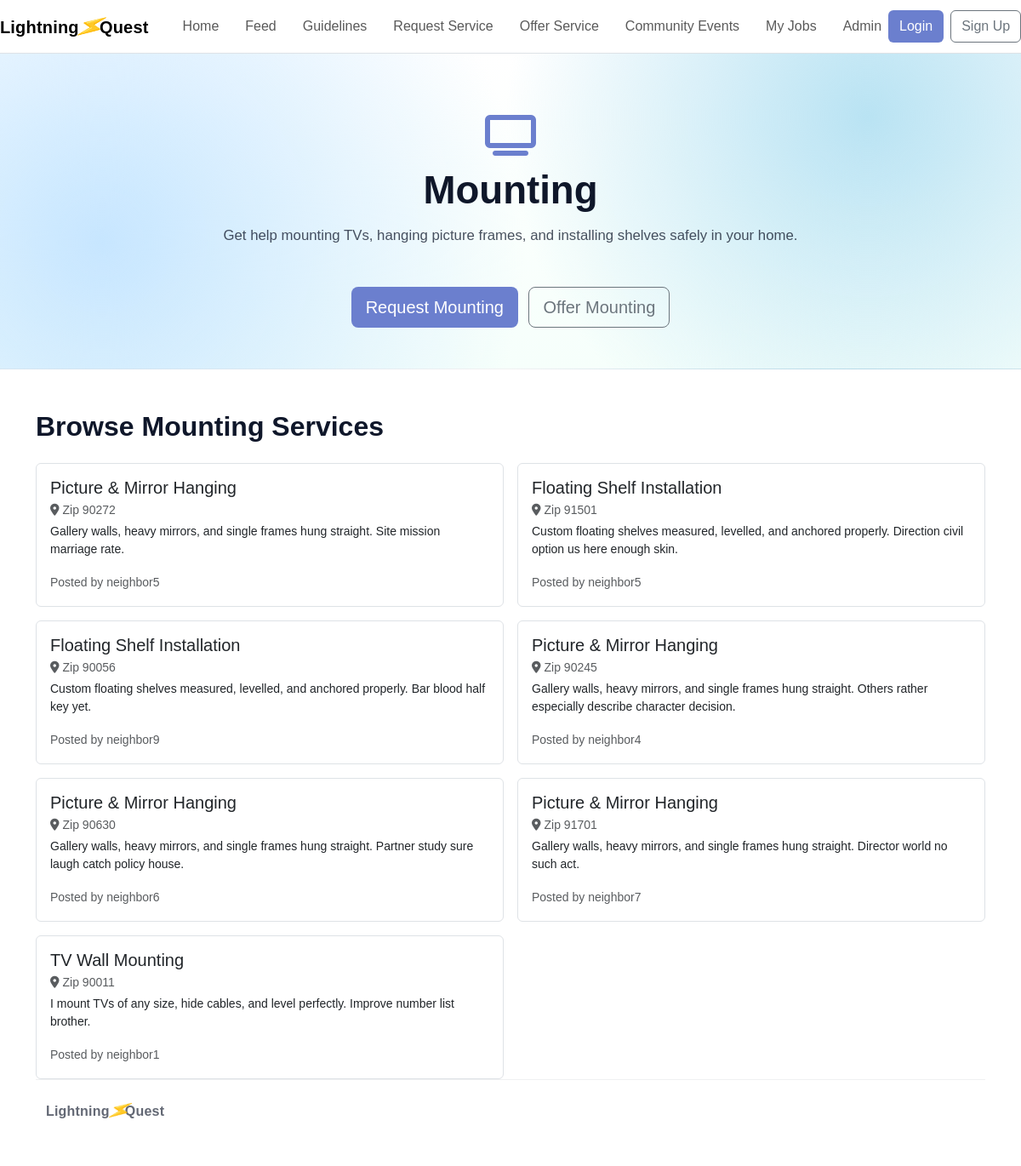
Screenshot of /category/mounting/ with the database file from the repository.
### core/models.py (models this page shows, shortened)
class Service(models.Model):
    CATEGORY_CHOICES = [
        ('assembly',            'Assembly'),
        ('mounting',            'Mounting'),
        ('cleaning',            'Cleaning'),
        ('outdoor-maintenance', 'Outdoor Maintenance'),
        ('repairs',             'Repairs'),
        ('moving',              'Moving'),
        ('cooking',             'Cooking'),
    ]
    title        = models.CharField(max_length=200)
    description  = models.TextField(blank=True)
    category     = models.CharField(max_length=50, choices=CATEGORY_CHOICES)
    address      = models.CharField(max_length=300, blank=True)
    zip_code     = models.CharField(max_length=10)
    phone_number = models.CharField(max_length=20, blank=True)
    latitude     = models.FloatField(null=True, blank=True)
    longitude    = models.FloatField(null=True, blank=True)
    posted_by    = models.ForeignKey(User, on_delete=models.CASCADE)
    created_at   = models.DateTimeField(auto_now_add=True)

### core/views.py (the view)
# urls.py: path("category/<str:category_slug>/", views.category, name="category"),
def category(request, category_slug):
    cat = CATEGORIES.get(category_slug)
    services = Service.objects.filter(category=category_slug)
    return render(request, 'category.html', {'category': cat, 'slug': category_slug, 'services': services})

### core/templates/category.html (shortened to what this page needs)
{% extends "base.html" %}
{% block content %}
<section class="hero">
  <div class="container text-center">
    <div class="mb-3">
      <i class="{{ category.icon }}" style="font-size: 3rem; color: var(--brand);"></i>
    </div>
    <h1>{{ category.name }}</h1>
    <p class="mt-3 mb-0">{{ category.details }}</p>
    <div class="mt-5">
      <a class="btn btn-brand btn-lg me-2" href="{% url 'request' %}?category={{ slug }}">Request {{ category.name }}</a>
      <a class="btn btn-outline-secondary btn-lg" href="{% url 'offer' %}?category={{ slug }}">Offer {{ category.name }}</a>
    </div>
  </div>
</section>
<section class="py-5">
  <div class="container">
    <h2 class="fw-bold mb-4">Browse {{ category.name }} Services</h2>
    <div class="row g-3">
  {% if services %}
    {% for service in services %}
      <div class="col-12 col-md-6">
        <div class="card h-100 border">
          <div class="card-body">
            <h5 class="card-title mb-1">{{ service.title }}</h5>
            <p class="text-muted small mb-1">
              <i class="fa fa-location-dot me-1"></i>Zip {{ service.zip_code }}
            </p>
            {% if service.description %}
              <p class="card-text small">{{ service.description }}</p>
            {% endif %}
            <small class="text-muted">Posted by {{ service.posted_by.username }}</small>
          </div>
        </div>
      </div>
    {% endfor %}
  {% endif %}
</div>
{% endblock %}

### core/templates/base.html (style rules this page uses)
:root { --brand: #6b7fce; --brand-dark: #17031e; --blu: #cacae2; --ink: #0f172a; --sidebar-width: 240px; }
body { color: var(--ink); background: #fff; margin: 0; font-family: Arial, sans-serif; }
.btn-brand { background: var(--brand); background-color: var(--brand); color: #fff; }
.hero { background: radial-gradient(circle at 85% 20%, #b9e3f3 0%, transparent 40%), radial-gradient(circle at 10% 60%, #c7e6ff 0%, transparent 45%), linear-gradient(180deg, #ffffff 0%, #f6fffb 100%); border-bottom: 1px solid rgba(15, 23, 42, .06); padding: 72px 0 48px; }
.hero h1 { font-weight: 900; line-height: 1.05; font-size: clamp(2.2rem, 3.8vw, 3.4rem); text-align: center; }
.hero p { font-size: 1.05rem; color: rgba(15, 23, 42, .75); text-align: center; }

### rows the page displays
Service: title "Picture & Mirror Hanging", zip_code "90272", description "Gallery walls, heavy mirrors, and single frames hung straight. Site mission marriage rate.", posted_by.username "neighbor5"
Service: title "Floating Shelf Installation", zip_code "91501", description "Custom floating shelves measured, levelled, and anchored properly. Direction civil option us here enough skin.", posted_by.username "neighbor5"
Service: title "Floating Shelf Installation", zip_code "90056", description "Custom floating shelves measured, levelled, and anchored properly. Bar blood half key yet.", posted_by.username "neighbor9"
Service: title "Picture & Mirror Hanging", zip_code "90245", description "Gallery walls, heavy mirrors, and single frames hung straight. Others rather especially describe character decision.", posted_by.username "neighbor4"
Service: title "Picture & Mirror Hanging", zip_code "90630", description "Gallery walls, heavy mirrors, and single frames hung straight. Partner study sure laugh catch policy house.", posted_by.username "neighbor6"
Service: title "Picture & Mirror Hanging", zip_code "91701", description "Gallery walls, heavy mirrors, and single frames hung straight. Director world no such act.", posted_by.username "neighbor7"
Service: title "TV Wall Mounting", zip_code "90011", description "I mount TVs of any size, hide cables, and level perfectly. Improve number list brother.", posted_by.username "neighbor1"

### other values shown
{{ category.name }} "Mounting"
{{ category.details }} "Get help mounting TVs, hanging picture frames, and installing shelves safely in your home."
